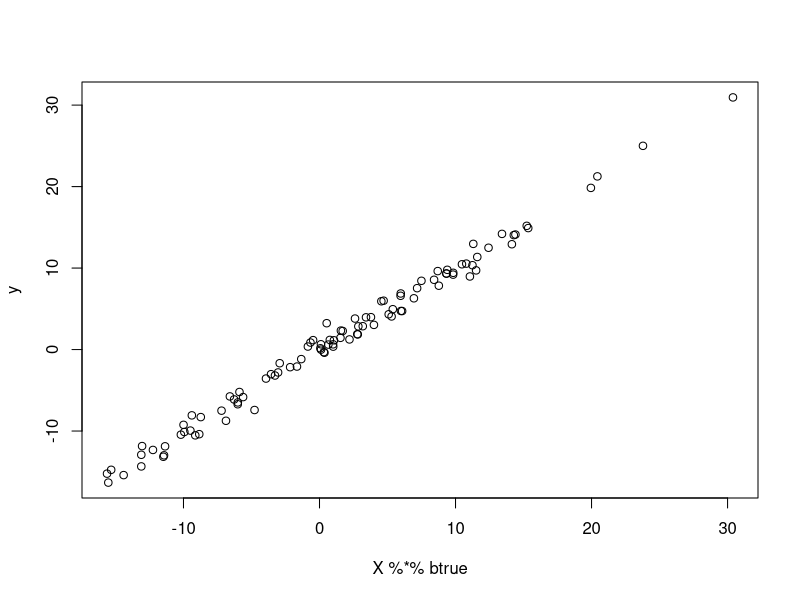
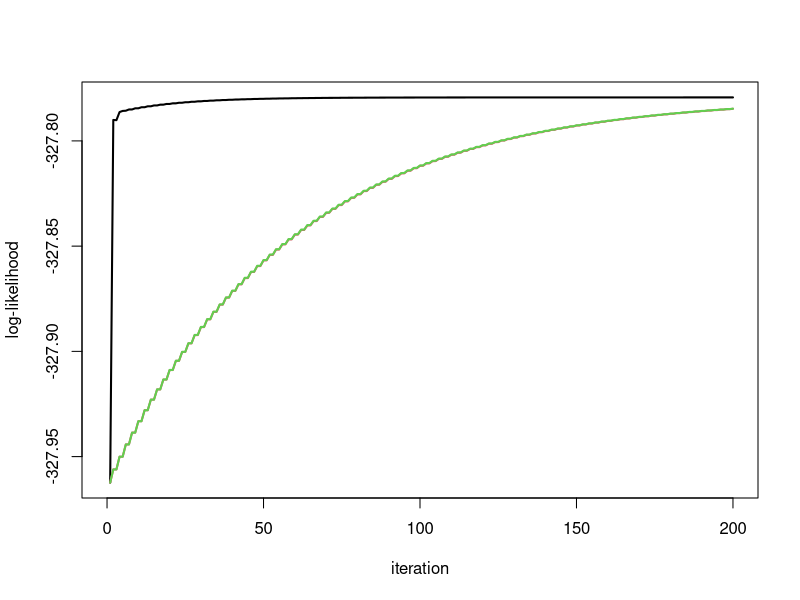
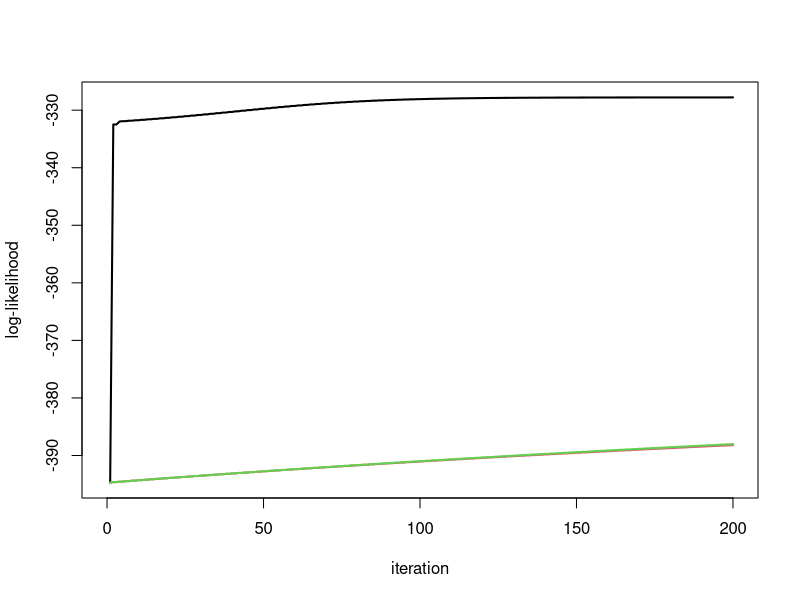
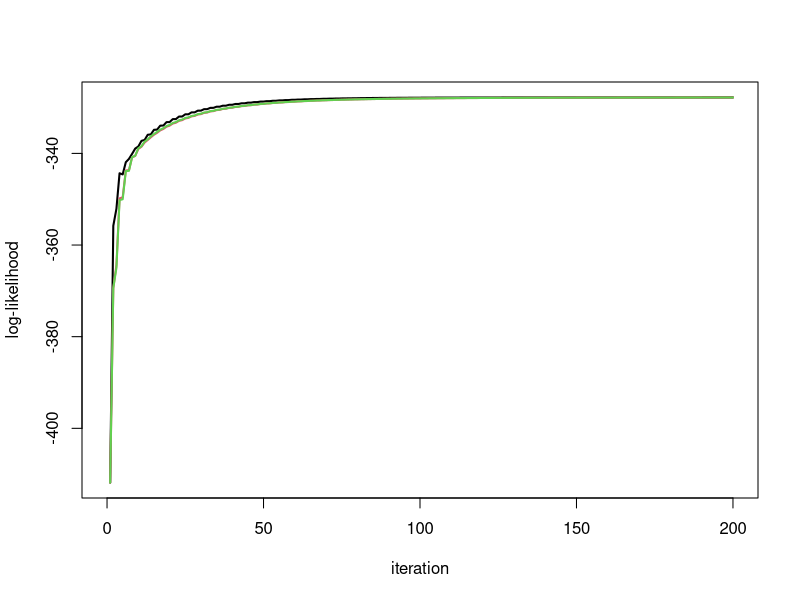
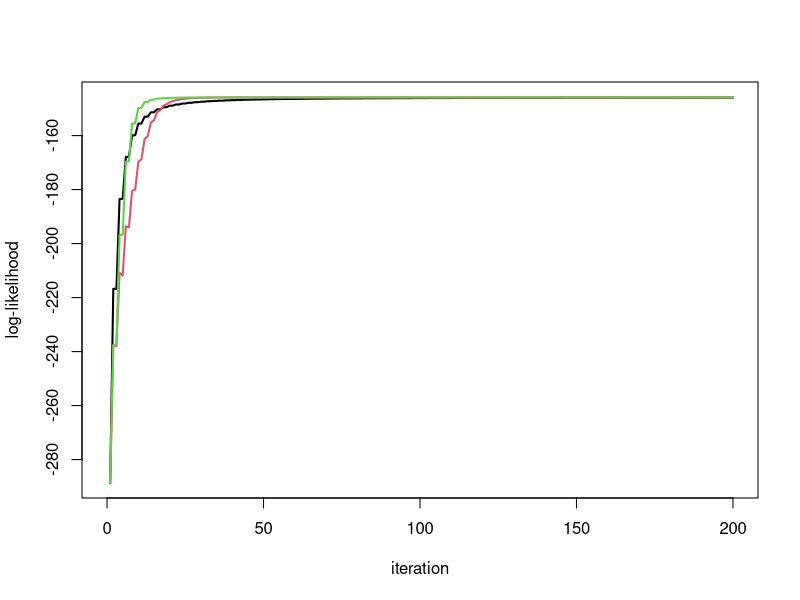
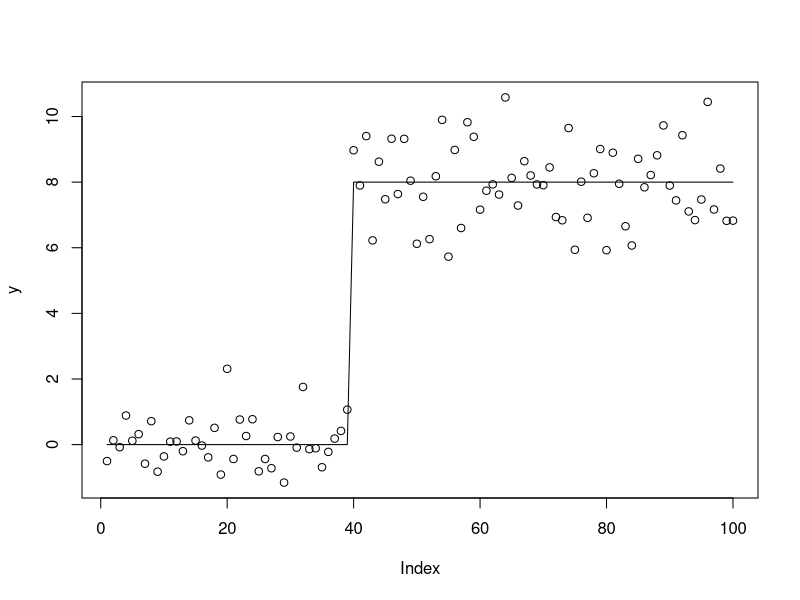
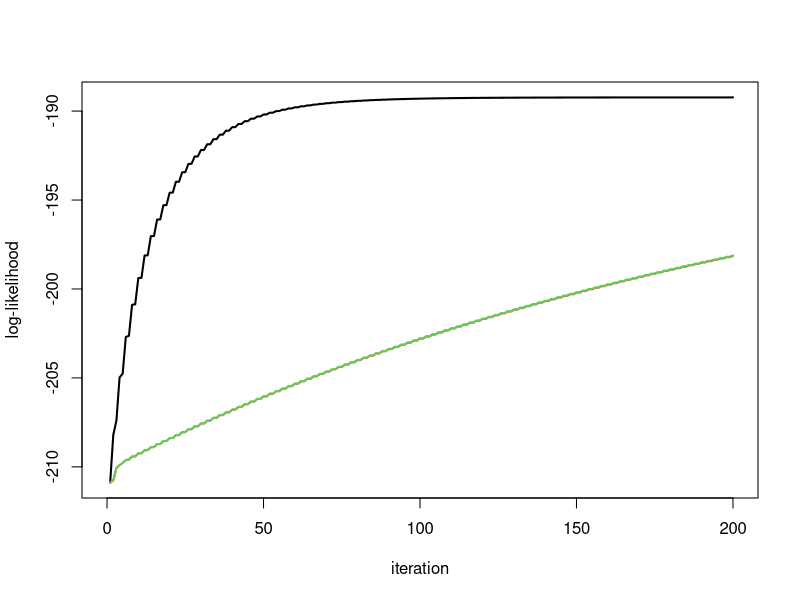
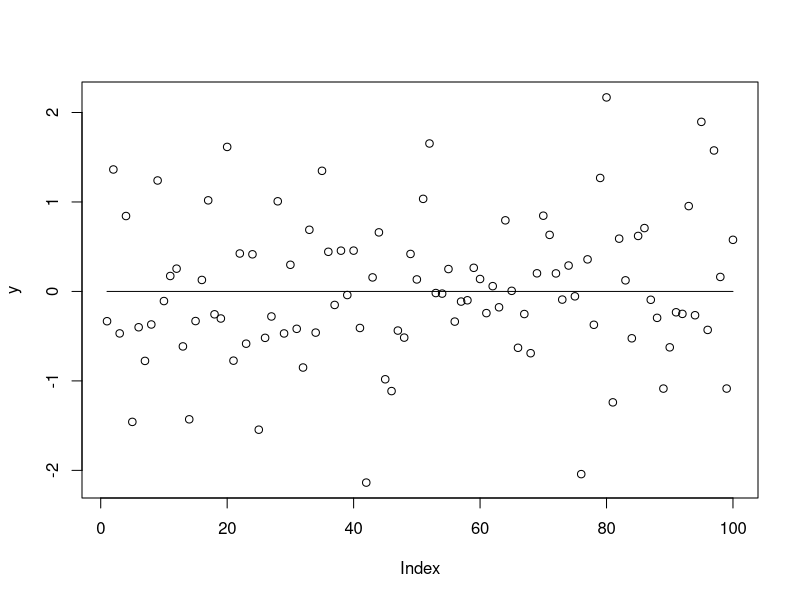

Generate these figures, in order, with R:
## ---- chunk 1
ridge_indep_em1 = function(y, d2, s2, sb2, niter=10){
  k = length(y)
  loglik = rep(0,2*niter)
  
  for(i in 1:niter){
    
    prior_var = sb2*d2
    data_var = s2
    
    loglik[2*i-1] = sum(dnorm(y,mean=0,sd = sqrt(sb2*d2 + s2),log=TRUE))
    
    # update sb2
    post_var = 1/((1/prior_var) + (1/data_var)) #posterior variance of theta
    post_mean =  post_var * (1/data_var) * y # posterior mean of theta
    sb2 = mean((post_mean^2 + post_var)/d2)
     
    loglik[2*i] = sum(dnorm(y,mean=0,sd = sqrt(sb2*d2 + s2),log=TRUE))
    
    # update s2
    r = y - post_mean # residuals
    s2 = mean(r^2 + post_var)
  }
  return(list(s2=s2,sb2=sb2,loglik=loglik,postmean = post_mean))
}
## ---- chunk 2
ridge_indep_em2 = function(y, d2, s2, sb2, niter=10, recompute_between_updates = FALSE){
  k = length(y)
  loglik = rep(0,2*niter)
  for(i in 1:niter){
    loglik[2*i-1] = sum(dnorm(y,mean=0,sd = sqrt(sb2*d2 + s2),log=TRUE))
    
    prior_var = d2 # prior variance for theta
    data_var = s2/sb2 # variance of y/sb, which has mean theta
    post_var = 1/((1/prior_var) + (1/data_var)) #posterior variance of theta
    post_mean =  post_var * (1/data_var) * (y/sqrt(sb2)) # posterior mean of theta
    
    sb2 = (sum(y*post_mean)/sum(post_mean^2 + post_var))^2
    
    loglik[2*i] = sum(dnorm(y,mean=0,sd = sqrt(sb2*d2 + s2),log=TRUE))
    
    if(recompute_between_updates){
      prior_var = d2 # prior variance for theta
      data_var = s2/sb2 # variance of y/sb, which has mean theta
      post_var = 1/((1/prior_var) + (1/data_var)) #posterior variance of theta
      post_mean =  post_var * (1/data_var) * (y/sqrt(sb2)) # posterior mean of theta
    }
    
    r = y - sqrt(sb2) * post_mean # residuals
    s2 = mean(r^2 + sb2 * post_var)
    
  }
  return(list(s2=s2,sb2=sb2,loglik=loglik,postmean = post_mean))
}

## ---- chunk 3
set.seed(100)
sd = 1
n = 100
p = n
X = matrix(rnorm(n*p),ncol=n)
btrue = rnorm(n)
y = X %*% btrue + sd*rnorm(n)

plot(X %*% btrue, y)
## ---- chunk 4
plot_loglik = function(res){
  maxloglik = max(res[[1]]$loglik)
  minloglik = min(res[[1]]$loglik)
  maxlen =length(res[[1]]$loglik)
  for(i in 2:length(res)){
    maxloglik = max(c(maxloglik,res[[i]]$loglik))
    minloglik = min(c(minloglik,res[[i]]$loglik))
    maxlen= max(maxlen, length(res[[i]]$loglik))
  }
  
  
  plot(res[[1]]$loglik,type="n",ylim=c(minloglik,maxloglik),xlim=c(0,maxlen),ylab="log-likelihood",
       xlab="iteration")
  for(i in 1:length(res)){
    lines(res[[i]]$loglik,col=i,lwd=2)
  }

}
## ---- chunk 5
X.svd = svd(X)
ytilde = drop(t(X.svd$u) %*% y)
yt.em1 = ridge_indep_em1(ytilde,X.svd$d^2,1,1,100)
yt.em2 = ridge_indep_em2(ytilde,X.svd$d^2,1,1,100)
yt.em2b = ridge_indep_em2(ytilde,X.svd$d^2,1,1,100,recompute_between_updates = TRUE)

plot_loglik(list(yt.em1,yt.em2,yt.em2b))
## ---- chunk 6
yt.em1 = ridge_indep_em1(ytilde,X.svd$d^2,.1,10,100)
yt.em2 = ridge_indep_em2(ytilde,X.svd$d^2,.1,10,100)
yt.em2b = ridge_indep_em2(ytilde,X.svd$d^2,.1,10,100,recompute_between_updates = TRUE)

plot_loglik(list(yt.em1,yt.em2,yt.em2b))
## ---- chunk 7
yt.em1 = ridge_indep_em1(ytilde,X.svd$d^2,10,.1,100)
yt.em2 = ridge_indep_em2(ytilde,X.svd$d^2,10,.1,100)
yt.em2b = ridge_indep_em2(ytilde,X.svd$d^2,10,.1,100,recompute_between_updates = TRUE)

plot_loglik(list(yt.em1,yt.em2,yt.em2b))
## ---- chunk 8
btrue = rep(0,n)
y = X %*% btrue + sd*rnorm(n)

X.svd = svd(X)
ytilde = drop(t(X.svd$u) %*% y)
yt.em1 = ridge_indep_em1(ytilde,X.svd$d^2,1,1,100)
yt.em2 = ridge_indep_em2(ytilde,X.svd$d^2,1,1,100)
yt.em2b = ridge_indep_em2(ytilde,X.svd$d^2,1,1,100, recompute_between_updates = TRUE)


plot_loglik(list(yt.em1,yt.em2,yt.em2b))
## ---- chunk 9
set.seed(100)
sd = 1
n = 100
p = n
X = matrix(0,nrow=n,ncol=n)
for(i in 1:n){
  X[i:n,i] = 1:(n-i+1)
}
btrue = rep(0,n)
btrue[40] = 8
btrue[41] = -8
y = X %*% btrue + sd*rnorm(n)

plot(y)
lines(X %*% btrue)
## ---- chunk 10
X.svd = svd(X)
ytilde = drop(t(X.svd$u) %*% y)

yt.em1 = ridge_indep_em1(ytilde,X.svd$d^2,1,1,100)
yt.em2 = ridge_indep_em2(ytilde,X.svd$d^2,1,1,100)
yt.em2b = ridge_indep_em2(ytilde,X.svd$d^2,1,1,100, recompute_between_updates = TRUE)

plot_loglik(list(yt.em1,yt.em2,yt.em2b))

## ---- chunk 11
sd = 1
n = 100
p = n
X = matrix(0,nrow=n,ncol=n)
for(i in 1:n){
  X[i:n,i] = 1:(n-i+1)
}
btrue = rep(0,n)

y = X %*% btrue + sd*rnorm(n)

plot(y)
lines(X %*% btrue)
## ---- chunk 12
X.svd = svd(X)
ytilde = drop(t(X.svd$u) %*% y)

yt.em1 = ridge_indep_em1(ytilde,X.svd$d^2,1,1,100)
yt.em2 = ridge_indep_em2(ytilde,X.svd$d^2,1,1,100)
yt.em2b = ridge_indep_em2(ytilde,X.svd$d^2,1,1,100, recompute_between_updates = TRUE)

plot_loglik(list(yt.em1,yt.em2,yt.em2b))
